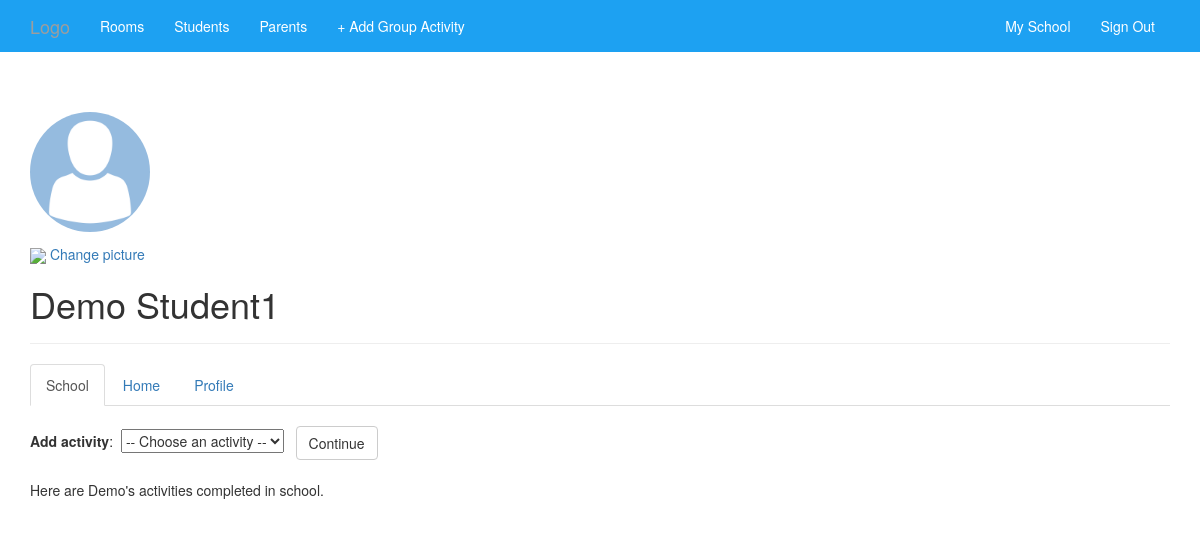
Before: /student/1 (signed in) with the older database file.
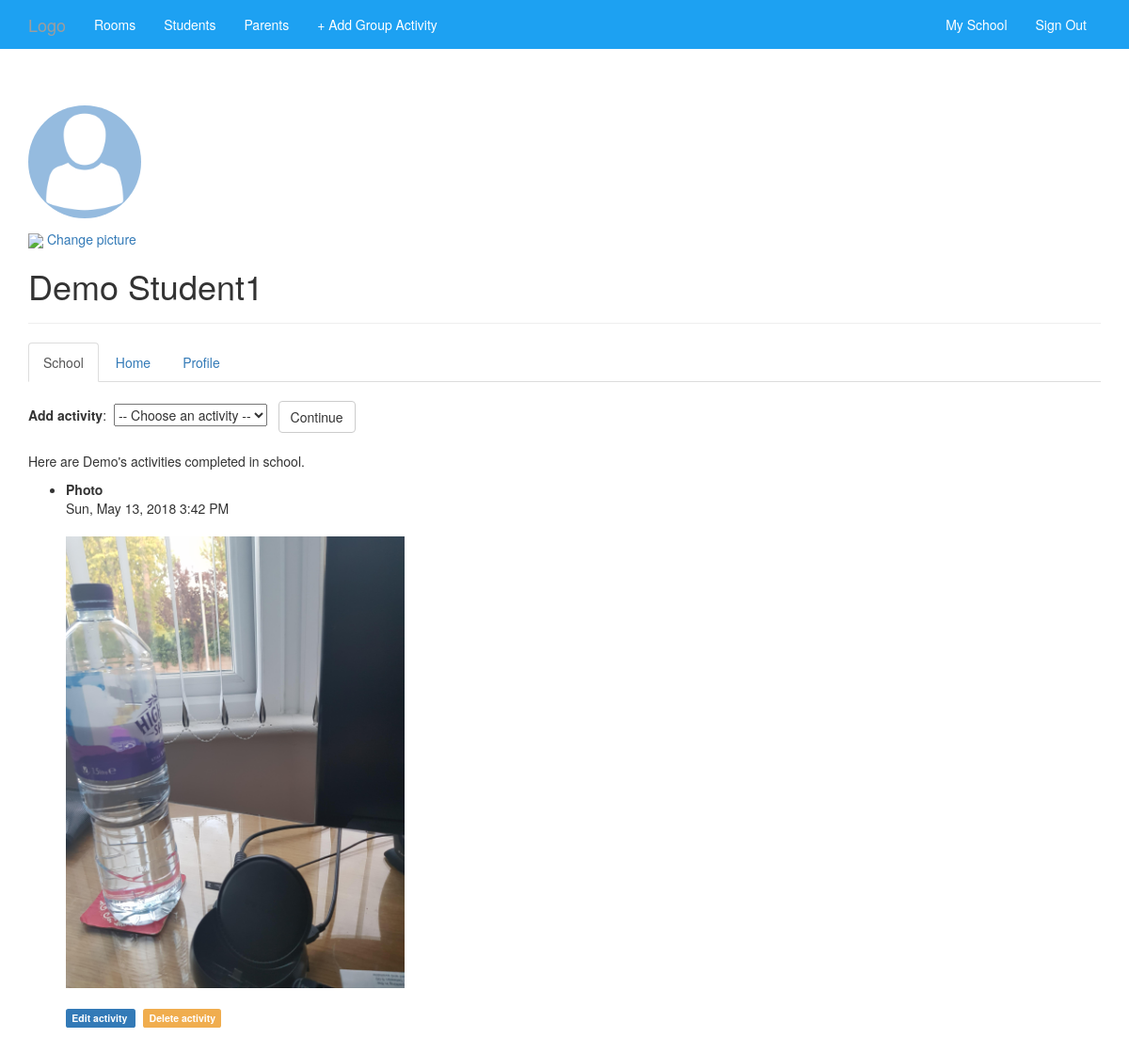
After: the same page with the newer database file.
### app/models.py (models this page shows, shortened)
class Student(db.Model):
    __tablename__ = 'students'
    student_id = db.Column(db.Integer, primary_key=True)
    gender_id = db.Column(db.Integer, db.ForeignKey('gender.gender_id'))
    avatar = db.Column(db.String)
    first_name = db.Column(db.String(64))
    last_name = db.Column(db.String(64))
    date_of_birth = db.Column(db.DateTime, index=True)
    notes = db.Column(db.Text)
    school_id = db.Column(db.Integer, db.ForeignKey('schools.school_id'))
    room_id = db.Column(db.Integer, db.ForeignKey('rooms.room_id'))
    activity = db.relationship('ActivityLog',
                               backref=db.backref('student'),
                               primaryjoin=student_id == ActivityLog.student_id
                               )
    status = db.relationship('StudentStatus',
                             backref=db.backref('student'),
                             primaryjoin=student_id == StudentStatus.student_id
                             )
    parent = db.relationship('Parent', secondary='student_parent')

class ActivityLog(db.Model):
    __tablename__ = 'activity_log'
    id = db.Column(db.Integer, index=True, default=1001)
    timestamp = db.Column(db.DateTime, index=True, default=datetime.utcnow, primary_key=True)
    student_id = db.Column(db.Integer, db.ForeignKey('students.student_id'), primary_key=True)
    activity_id = db.Column(db.Integer, db.ForeignKey('activities.activity_id'), primary_key=True)
    comment = db.Column(db.Text)
    filename = db.Column(db.String)
    creator_role = db.Column(db.String)
    private = db.Column(db.Boolean, default=False)
    students = db.relationship('Student', backref=db.backref("activity_log", cascade="all, delete-orphan"))
    activities = db.relationship('Activity', backref=db.backref("activity_log", cascade="all, delete-orphan"))

class Activity(db.Model):
    __tablename__ = 'activities'
    activity_id = db.Column(db.Integer, primary_key=True)
    activity_name = db.Column(db.String(64), unique=True)
    student = db.relationship('ActivityLog',
                              backref=db.backref('activity'),
                              primaryjoin=activity_id == ActivityLog.activity_id
                              )

### app/main/views.py (the view)
@main.route("/student/<student_id>", methods=['GET', 'POST'])
@login_required
def student(student_id):
    student = Student.query.filter_by(student_id=student_id).first()
    form = StudentRoomForm(student=student)
    parent_form = ParentStudentForm()
    activity_form = ActivityForm()
    form.room.choices = [(room.room_id, room.room_name) for room in Room.query.filter_by(
        school=current_user.school).all()]
    form.room.choices.insert(0, ('0', '-- Choose a room --'))
    parent_form.parent.choices = [(parent.parent_id,
                                   parent.last_name + ', ' + parent.first_name
                                   ) for parent in Parent.query.filter_by(
        school=current_user.school).all()]
    parent_form.parent.choices.insert(0, ('0', '-- Choose a parent --'))
    activity_form.activity.choices = [(activity.activity_id, activity.activity_name) for activity
                                      in Activity.query.order_by(Activity.activity_name).all()]
    activity_form.activity.choices.insert(0, ('0', '-- Choose an activity --'))
    session['student_ref'] = student.student_id
    if activity_form.submit3.data and activity_form.validate():
        chosen_activity = Activity.query.get(activity_form.activity.data)
        session['chosen_activity_id'] = chosen_activity.activity_id
        return redirect(url_for('main.activity_detail'))
    if form.submit.data and form.validate():
        student.room = Room.query.get(form.room.data)
        db.session.add(student)
        db.session.commit()
        return redirect(url_for('main.student', student_id=student.student_id))
    if parent_form.submit2.data and parent_form.validate():
        student.parent.append(Parent.query.get(parent_form.parent.data))
        db.session.add(student)
        db.session.commit()
        return redirect(url_for('main.student', student_id=student.student_id))
    if student is None:
        abort(404)
    if student.school == current_user.school and current_user.is_administrator() or \
            current_user.parent in student.parent:
        active_tab = ''
        if True:
            active_tab = request.cookies.get('active_tab', '')
        activity_log = ActivityLog.query.filter_by(students=student).order_by(ActivityLog.timestamp.desc()).all()
        student_status = StudentStatus.query.filter_by(
            students=student).order_by(StudentStatus.timestamp.desc()).first()
        return render_template('student.html', student=student,
                               active_tab=active_tab,
                               form=form, parent_form=parent_form, activity_form=activity_form,
                               activity_log=activity_log, student_status=student_status)
    else:
        abort(404)

### app/main/forms.py
class StudentRoomForm(Form):
    room = SelectField('', coerce=int)
    submit = SubmitField('Submit')

class ParentStudentForm(Form):
    parent = SelectField('', coerce=int)
    submit2 = SubmitField('Submit')

### app/main/__init__.py (called while the page is built)
@main.app_context_processor
def inject_permissions():
    return dict(Permission=Permission)

### app/models.py (called while the page is built)
@login_manager.user_loader
def load_user(user_id):
    return User.query.get(int(user_id))

    def can(self, permissions):
        return self.role is not None and (self.role.permissions & permissions == permissions)

    def is_administrator(self):
        return self.can(Permission.ADMINISTER)

### app/templates/student.html (shortened to what this page needs)
{% extends "base.html" %}
{% import "bootstrap/wtf.html" as wtf %}
{% block page_content %}
<div class="page-header">
        {% if student.avatar %}
            <img class="img-circle" width="120px" style="margin-bottom: 12px;" src="{{ student.avatar }}">
        {% else %}
            <img class="img-circle" width="120px" style="margin-bottom: 12px;" src="/static/img/avatar-1577909_640.png">
        {% endif %}
    {% if current_user.is_administrator() %}
        <a href="{{ url_for('.student_avatar') }}">
            <br /><img width="10px" src="https://image.flaticon.com/icons/svg/61/61456.svg"> Change picture
        </a>
    {% endif %}
    <h1>
        {{ student.first_name }} {{ student.last_name }}
    </h1>
</div>
{% if current_user.is_administrator() %}
<div class="post-tabs">
    <ul class="nav nav-tabs">
        <li {% if active_tab=='' or active_tab=='1' %} class="active" {% endif %}>
            <a href="{{ url_for('.show_school') }}">
                School
            </a></li>
        <li {% if active_tab=='2' %} class="active" {% endif %}>
            <a href="{{ url_for('.show_home') }}">
                Home
            </a></li>
        <li {% if active_tab=='4' %} class="active" {% endif %}><a href="{{ url_for('.show_profile') }}">Profile</a></li>
    </ul>
    <div><br />
        {% if active_tab == '' or active_tab == '1' %}
        <div>
            <div>
                <form action="" method="post">
                    <div>{{ activity_form.activity.label }}:<span>&nbsp</span> {{ activity_form.activity(class="inline-form-control") }}
                        <span>&nbsp</span>
                        <span>
                            {{ activity_form.submit3(class="btn btn-default") }}
                        </span>
                    </div>
                </form>
            </div><br />
            <p>Here are {{ student.first_name }}'s activities completed in school.</p>
            <ul>
                {% for activity in activity_log %}
                    {% if activity.creator_role == 'admin' %}
                        <li>
                            <strong>{{ activity.activities.activity_name }}</strong>
                            <br />{{ moment(activity.timestamp).format('llll') }}
                            {% if activity.activities.activity_name == 'Photo' %}
                            <br /><br /><img class="img-responsive" width="360px" src="{{ activity.filename }}">
                            {% endif %}
                            <br />
                            <span>
                                <a class="label label-primary" href="{{ url_for('.edit_activity_detail', id=activity.id) }}">
                                    Edit activity
                                </a>
                                <span>&nbsp</span>
                                <a class="label label-warning" href="{{ url_for('.delete_activity', id=activity.id) }}">
                                    Delete activity
                                </a>
                            </span>
                        </li><br /><br />
                    {% endif %}
                {% endfor %}
            </ul>
        </div>
        {% endif %}
    </div>
</div>
{% endif %}
    </div>
{% endblock %}

### app/templates/base.html (shortened to what this page needs)
{% extends "bootstrap/base.html" %}
{% block navbar %}
<div class="navbar navbar-inverse" style="border-radius:0px; background:#1da1f2; border-color:#1da1f2" role="navigation">
    <div class="container">
        <div class="navbar-header">
            <a class="navbar-brand" href="/">
                Logo
            </a>
        </div>
        <div class="navbar-collapse collapse">
            <ul class="nav navbar-nav">
                {% if current_user.is_administrator() and current_user.school %}
                    <li><a style="color:#fff" href="/rooms">
                        Rooms
                    </a></li>
                    <li><a style="color:#fff" href="/students">Students</a></li>
                    <li><a style="color:#fff" href="/parents">Parents</a></li>
                    <li><a style="color:#fff" href="/group-activity">+ Add Group Activity</a></li>
                {% else %}
                    {% if current_user.is_authenticated and current_user.is_administrator() == False %}
                        <li><a style="color:#fff" href="#">My Children</a></li>
                        <li><a style="color:#fff" href="#">Teacher Recommended Apps</a></li>
                    {% endif %}
                {% endif %}
            </ul>
            <ul class="nav navbar-nav navbar-right">
                {% if current_user.is_authenticated %}
                    {% if current_user.is_administrator() and current_user.school %}
                    <li>
                        <a data-toggle="tooltip" title="Hooray!" style="color:#fff" href="{{ url_for('main.user', username=current_user.username) }}">
                            My School
                        </a>
                    </li>
                    {% else %}
                        {% if current_user.is_authenticated and current_user.is_administrator() == False %}
                            <li><a style="color:#fff" href="{{ url_for('main.user', username=current_user.username) }}">My Profile</a></li>
                        {% endif %}
                    {% endif %}
                <li><a style="color:#fff" href="{{ url_for('auth.logout') }}">Sign Out</a></li>
                {% endif %}
            </ul>
        </div>
    </div>
</div>
{% endblock %}
{% block content %}
<div class="container">
    {% block page_content %}{% endblock %}
{% endblock %}

Changed rows visible on the page:
added ActivityLog: activities.activity_name "Photo", timestamp "Sun, May 13, 2018 3:42 PM"
